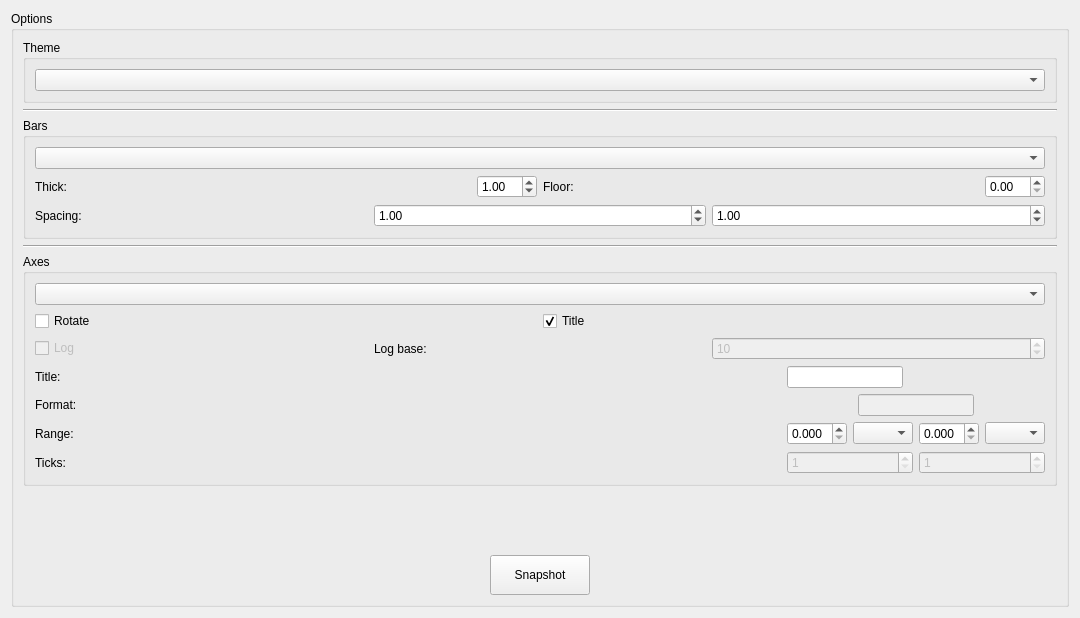
<?xml version="1.0" encoding="UTF-8"?>
<ui version="4.0">
 <class>Plotter3DBars</class>
 <widget class="QWidget" name="Plotter3DBars">
  <property name="geometry">
   <rect>
    <x>0</x>
    <y>0</y>
    <width>1080</width>
    <height>618</height>
   </rect>
  </property>
  <property name="windowTitle">
   <string>3D Bars</string>
  </property>
  <layout class="QHBoxLayout" name="horizontalLayout">
   <item>
    <layout class="QVBoxLayout" name="verticalLayout">
     <item>
      <widget class="QGroupBox" name="groupBox">
       <property name="sizePolicy">
        <sizepolicy hsizetype="Minimum" vsizetype="Preferred">
         <horstretch>0</horstretch>
         <verstretch>0</verstretch>
        </sizepolicy>
       </property>
       <property name="maximumSize">
        <size>
         <width>16777215</width>
         <height>16777215</height>
        </size>
       </property>
       <property name="font">
        <font>
         <pointsize>9</pointsize>
        </font>
       </property>
       <property name="title">
        <string>Options</string>
       </property>
       <layout class="QVBoxLayout" name="verticalLayout_13">
        <item>
         <widget class="QGroupBox" name="groupBox_4">
          <property name="title">
           <string>Theme</string>
          </property>
          <layout class="QVBoxLayout" name="verticalLayout_10">
           <item>
            <widget class="QComboBox" name="comboBoxTheme"/>
           </item>
          </layout>
         </widget>
        </item>
        <item>
         <widget class="Line" name="line_5">
          <property name="orientation">
           <enum>Qt::Horizontal</enum>
          </property>
         </widget>
        </item>
        <item>
         <widget class="QGroupBox" name="groupBox_2">
          <property name="title">
           <string>Bars</string>
          </property>
          <layout class="QVBoxLayout" name="verticalLayout_2">
           <item>
            <widget class="QComboBox" name="comboBoxGradient"/>
           </item>
           <item>
            <layout class="QHBoxLayout" name="horizontalLayout_2">
             <item>
              <layout class="QHBoxLayout" name="horizontalLayout_3">
               <item>
                <widget class="QLabel" name="label">
                 <property name="text">
                  <string>Thick:</string>
                 </property>
                </widget>
               </item>
               <item>
                <widget class="QDoubleSpinBox" name="doubleSpinBoxThickness">
                 <property name="maximumSize">
                  <size>
                   <width>60</width>
                   <height>16777215</height>
                  </size>
                 </property>
                 <property name="minimum">
                  <double>0.010000000000000</double>
                 </property>
                 <property name="maximum">
                  <double>10.000000000000000</double>
                 </property>
                 <property name="singleStep">
                  <double>0.100000000000000</double>
                 </property>
                 <property name="value">
                  <double>1.000000000000000</double>
                 </property>
                </widget>
               </item>
              </layout>
             </item>
             <item>
              <layout class="QHBoxLayout" name="horizontalLayout_5">
               <item>
                <widget class="QLabel" name="label_3">
                 <property name="text">
                  <string>Floor:</string>
                 </property>
                </widget>
               </item>
               <item>
                <widget class="QDoubleSpinBox" name="doubleSpinBoxFloor">
                 <property name="maximumSize">
                  <size>
                   <width>60</width>
                   <height>16777215</height>
                  </size>
                 </property>
                 <property name="maximum">
                  <double>999999.000000000000000</double>
                 </property>
                 <property name="singleStep">
                  <double>0.100000000000000</double>
                 </property>
                </widget>
               </item>
              </layout>
             </item>
            </layout>
           </item>
           <item>
            <layout class="QHBoxLayout" name="horizontalLayout_4">
             <item>
              <widget class="QLabel" name="label_2">
               <property name="text">
                <string>Spacing:</string>
               </property>
              </widget>
             </item>
             <item>
              <widget class="QDoubleSpinBox" name="doubleSpinBoxSpacingX">
               <property name="minimum">
                <double>0.000000000000000</double>
               </property>
               <property name="maximum">
                <double>2.000000000000000</double>
               </property>
               <property name="singleStep">
                <double>0.100000000000000</double>
               </property>
               <property name="value">
                <double>1.000000000000000</double>
               </property>
              </widget>
             </item>
             <item>
              <widget class="QDoubleSpinBox" name="doubleSpinBoxSpacingZ">
               <property name="minimum">
                <double>0.000000000000000</double>
               </property>
               <property name="maximum">
                <double>2.000000000000000</double>
               </property>
               <property name="singleStep">
                <double>0.100000000000000</double>
               </property>
               <property name="value">
                <double>1.000000000000000</double>
               </property>
              </widget>
             </item>
            </layout>
           </item>
          </layout>
         </widget>
        </item>
        <item>
         <widget class="Line" name="line">
          <property name="orientation">
           <enum>Qt::Horizontal</enum>
          </property>
         </widget>
        </item>
        <item>
         <widget class="QGroupBox" name="groupBoxAxes">
          <property name="title">
           <string>Axes</string>
          </property>
          <layout class="QVBoxLayout" name="verticalLayout_11">
           <item>
            <widget class="QComboBox" name="comboBoxAxis"/>
           </item>
           <item>
            <layout class="QHBoxLayout" name="horizontalLayout_20">
             <item>
              <widget class="QCheckBox" name="checkBoxAxisRotate">
               <property name="enabled">
                <bool>true</bool>
               </property>
               <property name="text">
                <string>Rotate</string>
               </property>
               <property name="checked">
                <bool>false</bool>
               </property>
              </widget>
             </item>
             <item>
              <widget class="QCheckBox" name="checkBoxTitle">
               <property name="text">
                <string>Title</string>
               </property>
               <property name="checked">
                <bool>true</bool>
               </property>
              </widget>
             </item>
            </layout>
           </item>
           <item>
            <layout class="QHBoxLayout" name="horizontalLayout_21">
             <item>
              <widget class="QCheckBox" name="checkBoxLog">
               <property name="enabled">
                <bool>false</bool>
               </property>
               <property name="text">
                <string>Log</string>
               </property>
              </widget>
             </item>
             <item>
              <widget class="QLabel" name="label_19">
               <property name="text">
                <string>Log base:</string>
               </property>
              </widget>
             </item>
             <item>
              <widget class="QSpinBox" name="spinBoxLogBase">
               <property name="enabled">
                <bool>false</bool>
               </property>
               <property name="minimum">
                <number>2</number>
               </property>
               <property name="maximum">
                <number>1000</number>
               </property>
               <property name="value">
                <number>10</number>
               </property>
              </widget>
             </item>
            </layout>
           </item>
           <item>
            <layout class="QGridLayout" name="gridLayout_4">
             <item row="1" column="0">
              <widget class="QLabel" name="label_20">
               <property name="text">
                <string>Title:</string>
               </property>
              </widget>
             </item>
             <item row="2" column="1">
              <layout class="QHBoxLayout" name="horizontalLayout_25">
               <item>
                <widget class="QLineEdit" name="lineEditFormat">
                 <property name="enabled">
                  <bool>false</bool>
                 </property>
                 <property name="sizePolicy">
                  <sizepolicy hsizetype="Fixed" vsizetype="Fixed">
                   <horstretch>0</horstretch>
                   <verstretch>0</verstretch>
                  </sizepolicy>
                 </property>
                 <property name="maximumSize">
                  <size>
                   <width>116</width>
                   <height>16777215</height>
                  </size>
                 </property>
                </widget>
               </item>
              </layout>
             </item>
             <item row="6" column="1">
              <layout class="QHBoxLayout" name="horizontalLayout_22">
               <item>
                <widget class="QSpinBox" name="spinBoxTicks">
                 <property name="enabled">
                  <bool>false</bool>
                 </property>
                 <property name="minimum">
                  <number>1</number>
                 </property>
                 <property name="value">
                  <number>1</number>
                 </property>
                </widget>
               </item>
               <item>
                <widget class="QSpinBox" name="spinBoxMTicks">
                 <property name="enabled">
                  <bool>false</bool>
                 </property>
                 <property name="minimum">
                  <number>1</number>
                 </property>
                </widget>
               </item>
              </layout>
             </item>
             <item row="1" column="1">
              <widget class="QLineEdit" name="lineEditTitle">
               <property name="sizePolicy">
                <sizepolicy hsizetype="Fixed" vsizetype="Fixed">
                 <horstretch>0</horstretch>
                 <verstretch>0</verstretch>
                </sizepolicy>
               </property>
               <property name="maximumSize">
                <size>
                 <width>116</width>
                 <height>16777215</height>
                </size>
               </property>
              </widget>
             </item>
             <item row="5" column="1">
              <layout class="QHBoxLayout" name="horizontalLayout_23">
               <item>
                <widget class="QDoubleSpinBox" name="doubleSpinBoxMin">
                 <property name="sizePolicy">
                  <sizepolicy hsizetype="Fixed" vsizetype="Fixed">
                   <horstretch>0</horstretch>
                   <verstretch>0</verstretch>
                  </sizepolicy>
                 </property>
                 <property name="minimumSize">
                  <size>
                   <width>0</width>
                   <height>0</height>
                  </size>
                 </property>
                 <property name="maximumSize">
                  <size>
                   <width>60</width>
                   <height>16777215</height>
                  </size>
                 </property>
                 <property name="decimals">
                  <number>3</number>
                 </property>
                 <property name="maximum">
                  <double>9999999999.000000000000000</double>
                 </property>
                 <property name="singleStep">
                  <double>0.100000000000000</double>
                 </property>
                 <property name="value">
                  <double>0.000000000000000</double>
                 </property>
                </widget>
               </item>
               <item>
                <widget class="QComboBox" name="comboBoxMin">
                 <property name="minimumSize">
                  <size>
                   <width>60</width>
                   <height>0</height>
                  </size>
                 </property>
                 <property name="maximumSize">
                  <size>
                   <width>60</width>
                   <height>16777215</height>
                  </size>
                 </property>
                </widget>
               </item>
               <item>
                <widget class="QDoubleSpinBox" name="doubleSpinBoxMax">
                 <property name="sizePolicy">
                  <sizepolicy hsizetype="Fixed" vsizetype="Fixed">
                   <horstretch>0</horstretch>
                   <verstretch>0</verstretch>
                  </sizepolicy>
                 </property>
                 <property name="minimumSize">
                  <size>
                   <width>0</width>
                   <height>0</height>
                  </size>
                 </property>
                 <property name="maximumSize">
                  <size>
                   <width>60</width>
                   <height>16777215</height>
                  </size>
                 </property>
                 <property name="decimals">
                  <number>3</number>
                 </property>
                 <property name="maximum">
                  <double>9999999999.000000000000000</double>
                 </property>
                 <property name="singleStep">
                  <double>0.100000000000000</double>
                 </property>
                </widget>
               </item>
               <item>
                <widget class="QComboBox" name="comboBoxMax">
                 <property name="minimumSize">
                  <size>
                   <width>60</width>
                   <height>0</height>
                  </size>
                 </property>
                 <property name="maximumSize">
                  <size>
                   <width>60</width>
                   <height>16777215</height>
                  </size>
                 </property>
                </widget>
               </item>
              </layout>
             </item>
             <item row="5" column="0">
              <widget class="QLabel" name="labelRange">
               <property name="text">
                <string>Range:</string>
               </property>
              </widget>
             </item>
             <item row="2" column="0">
              <layout class="QHBoxLayout" name="horizontalLayout_24">
               <item>
                <widget class="QLabel" name="labelFormat">
                 <property name="enabled">
                  <bool>true</bool>
                 </property>
                 <property name="text">
                  <string>Format:</string>
                 </property>
                </widget>
               </item>
              </layout>
             </item>
             <item row="6" column="0">
              <widget class="QLabel" name="label_22">
               <property name="enabled">
                <bool>true</bool>
               </property>
               <property name="text">
                <string>Ticks:</string>
               </property>
              </widget>
             </item>
            </layout>
           </item>
          </layout>
         </widget>
        </item>
        <item>
         <spacer name="verticalSpacer">
          <property name="orientation">
           <enum>Qt::Vertical</enum>
          </property>
          <property name="sizeHint" stdset="0">
           <size>
            <width>20</width>
            <height>1</height>
           </size>
          </property>
         </spacer>
        </item>
        <item>
         <layout class="QHBoxLayout" name="horizontalLayout_28">
          <item>
           <widget class="QPushButton" name="pushButtonSnapshot">
            <property name="minimumSize">
             <size>
              <width>0</width>
              <height>40</height>
             </size>
            </property>
            <property name="maximumSize">
             <size>
              <width>100</width>
              <height>16777215</height>
             </size>
            </property>
            <property name="text">
             <string>Snapshot</string>
            </property>
           </widget>
          </item>
         </layout>
        </item>
       </layout>
      </widget>
     </item>
    </layout>
   </item>
  </layout>
 </widget>
 <resources/>
 <connections/>
</ui>
